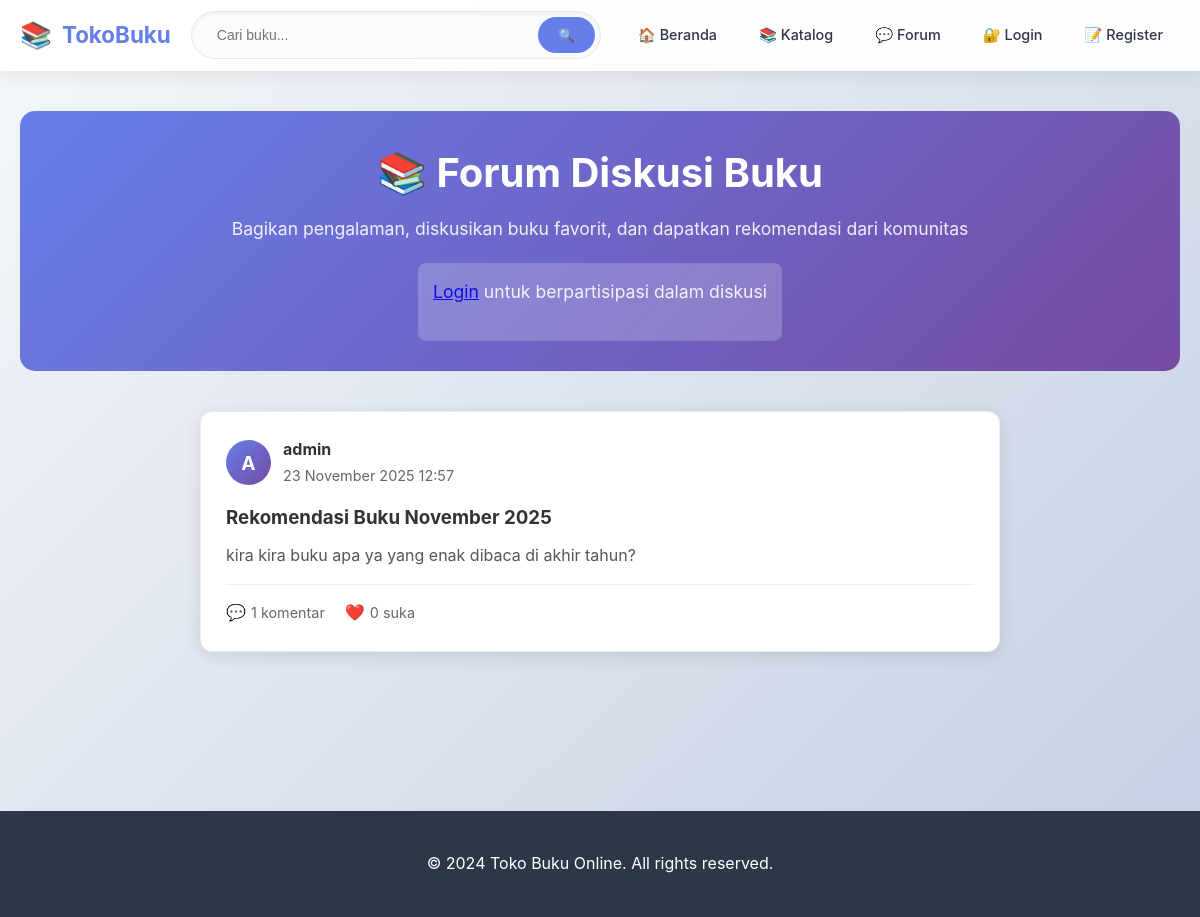
Page /discussion on the committed database.
### bookstore/app.py (models this page shows)
class Discussion(db.Model):
    id = db.Column(db.Integer, primary_key=True)
    user_id = db.Column(db.Integer, db.ForeignKey('user.id'), nullable=False)
    title = db.Column(db.String(200), nullable=False)
    content = db.Column(db.Text, nullable=False)
    created_at = db.Column(db.DateTime, default=datetime.utcnow)
    updated_at = db.Column(db.DateTime, default=datetime.utcnow, onupdate=datetime.utcnow)
    is_public = db.Column(db.Boolean, default=True)
    user = db.relationship('User', backref='discussions')
    comments = db.relationship('DiscussionComment', backref='discussion', lazy=True, cascade='all, delete-orphan')
    likes = db.relationship('DiscussionLike', backref='discussion', lazy=True, cascade='all, delete-orphan')

class User(db.Model):
    id = db.Column(db.Integer, primary_key=True)
    username = db.Column(db.String(80), unique=True, nullable=False)
    email = db.Column(db.String(120), unique=True, nullable=False)
    password = db.Column(db.String(200), nullable=False)
    created_at = db.Column(db.DateTime, default=datetime.utcnow)
    is_admin = db.Column(db.Boolean, default=False)

### bookstore/app.py (the view)
@app.route('/discussion')
def discussion_forum():
    discussions = Discussion.query.filter_by(is_public=True).order_by(Discussion.created_at.desc()).all()
    return render_template('discussion/forum.html', discussions=discussions)

### bookstore/templates/discussion/forum.html (shortened to what this page needs)
{% extends "base.html" %}
{% block content %}
<div class="container">
    <div class="forum-header">
        <h1>📚 Forum Diskusi Buku</h1>
        <p>Bagikan pengalaman, diskusikan buku favorit, dan dapatkan rekomendasi dari komunitas</p>
        {% if session.get('user_id') %}
        <a href="{{ url_for('create_discussion') }}" class="btn btn-primary">
            ✏️ Buat Diskusi Baru
        </a>
        {% else %}
        <div class="login-prompt">
            <p><a href="{{ url_for('login') }}">Login</a> untuk berpartisipasi dalam diskusi</p>
        </div>
        {% endif %}
    </div>
    <div class="discussions-list">
        {% if discussions %}
            {% for discussion in discussions %}
            <div class="discussion-card">
                <div class="discussion-header">
                    <div class="user-info">
                        <div class="user-avatar">
                            {{ discussion.user.username[0]|upper }}
                        </div>
                        <div class="user-details">
                            <strong>{{ discussion.user.username }}</strong>
                            <span class="post-time">{{ discussion.created_at.strftime('%d %B %Y %H:%M') }}</span>
                        </div>
                    </div>
                </div>
                <div class="discussion-content">
                    <h3><a href="{{ url_for('discussion_detail', discussion_id=discussion.id) }}">{{ discussion.title }}</a></h3>
                    <p>{{ discussion.content|truncate(200) }}</p>
                </div>
                <div class="discussion-stats">
                    <div class="stat">
                        <span class="stat-icon">💬</span>
                        <span>{{ discussion.comments|length }} komentar</span>
                    </div>
                    <div class="stat">
                        <span class="stat-icon">❤️</span>
                        <span>{{ discussion.likes|length }} suka</span>
                    </div>
                </div>
            </div>
            {% endfor %}
        {% endif %}
    </div>
</div>
{% endblock %}

### bookstore/static/css/style.css (style rules this page uses)
:root { --primary: #667eea; --primary-light: #8a9ef5; --primary-dark: #5a6fd8; --secondary: #764ba2; --accent: #f093fb; --success: #4CAF50; --warning: #FF9800; --error: #f44336; --text: #2d3748; --text-light: #718096; --bg: #f7fafc; --bg-card: #ffffff; --border: #e2e8f0; --shadow: 0 4px 6px -1px rgba(0, 0, 0, 0.1), 0 2px 4px -1px rgba(0, 0, 0, 0.06); --shadow-hover: 0 10px 15px -3px rgba(0, 0, 0, 0.1), 0 4px 6px -2px rgba(0, 0, 0, 0.05); }
* { margin: 0; padding: 0; box-sizing: border-box; }
body { font-family: 'Inter', 'Segoe UI', system-ui, -apple-system, sans-serif; line-height: 1.6; color: var(--text); background: linear-gradient(135deg, #f5f7fa 0%, #c3cfe2 100%); min-height: 100vh; }
.container { max-width: 1200px; margin: 0 auto; padding: 0 20px; }
.discussion-card { background: var(--bg-card); border-radius: 20px; padding: 25px; margin-bottom: 20px; box-shadow: var(--shadow); border: 1px solid rgba(255,255,255,0.2); transition: all 0.3s ease; }

### bookstore/templates/discussion/forum.html (style rules this page uses)
.forum-header { text-align: center; margin-bottom: 40px; padding: 30px; background: linear-gradient(135deg, #667eea 0%, #764ba2 100%); color: white; border-radius: 15px; }
.forum-header h1 { margin-bottom: 10px; font-size: 2.5rem; }
.forum-header p { font-size: 1.1rem; opacity: 0.9; margin-bottom: 20px; }
.login-prompt { background: rgba(255,255,255,0.2); padding: 15px; border-radius: 8px; display: inline-block; }
.discussions-list { max-width: 800px; margin: 0 auto; }
.discussion-card { background: white; border-radius: 12px; padding: 25px; margin-bottom: 20px; box-shadow: 0 4px 15px rgba(0,0,0,0.1); border: 1px solid #e9ecef; transition: transform 0.2s, box-shadow 0.2s; }
.discussion-header { display: flex; justify-content: space-between; align-items: start; margin-bottom: 15px; }
.user-info { display: flex; align-items: center; gap: 12px; }
.user-avatar { width: 45px; height: 45px; background: linear-gradient(135deg, #667eea 0%, #764ba2 100%); color: white; border-radius: 50%; display: flex; align-items: center; justify-content: center; font-weight: bold; font-size: 1.2rem; }
.user-details strong { display: block; color: #333; }
.post-time { color: #666; font-size: 0.9rem; }
.discussion-content h3 { margin: 0 0 10px 0; }
.discussion-content h3 a { color: #333; text-decoration: none; }
.discussion-content p { color: #555; line-height: 1.6; margin: 0; }
.discussion-stats { display: flex; gap: 20px; margin-top: 15px; padding-top: 15px; border-top: 1px solid #f0f0f0; }
.stat { display: flex; align-items: center; gap: 5px; color: #666; font-size: 0.9rem; }
.stat-icon { font-size: 1rem; }

### rows in the picture
Discussion: user "A", user.username "admin", created_at "23 November 2025 12:57", title "Rekomendasi Buku November 2025", content "kira kira buku apa ya yang enak dibaca di akhir tahun?", comments|length "1", likes|length "0"
